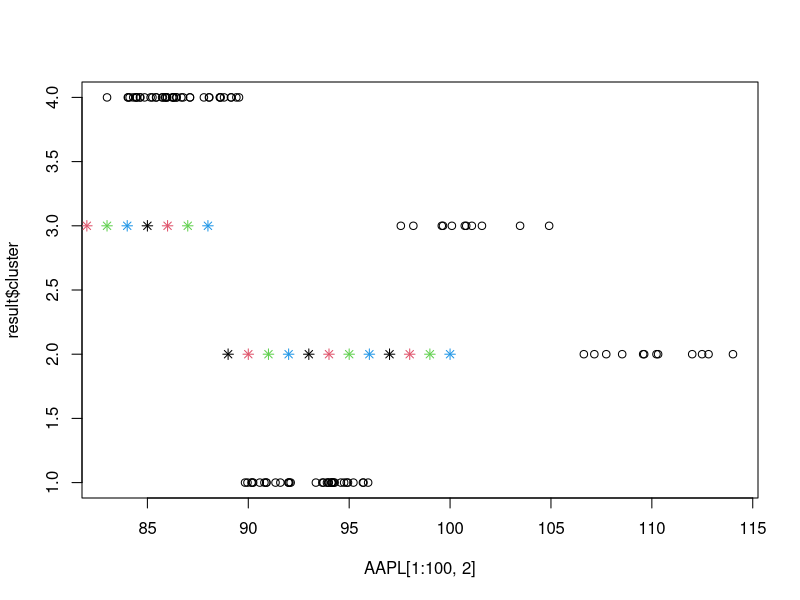

This figure's R source:
# K-Mean Demonstration

AAPL = read.csv("AAPL.csv")
result = kmeans(AAPL[1:100,2], 4)
plot(AAPL[1:100,2], result$cluster)
points(result$cluster, col = 1:4, pch = 8)

mat = matrix(unlist(result))
